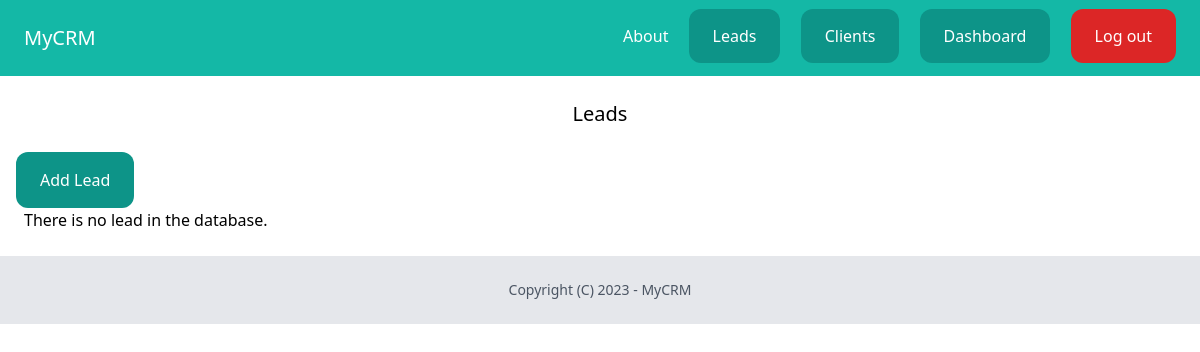
Page /dashboard/lead/ (signed in) on the earlier database version.
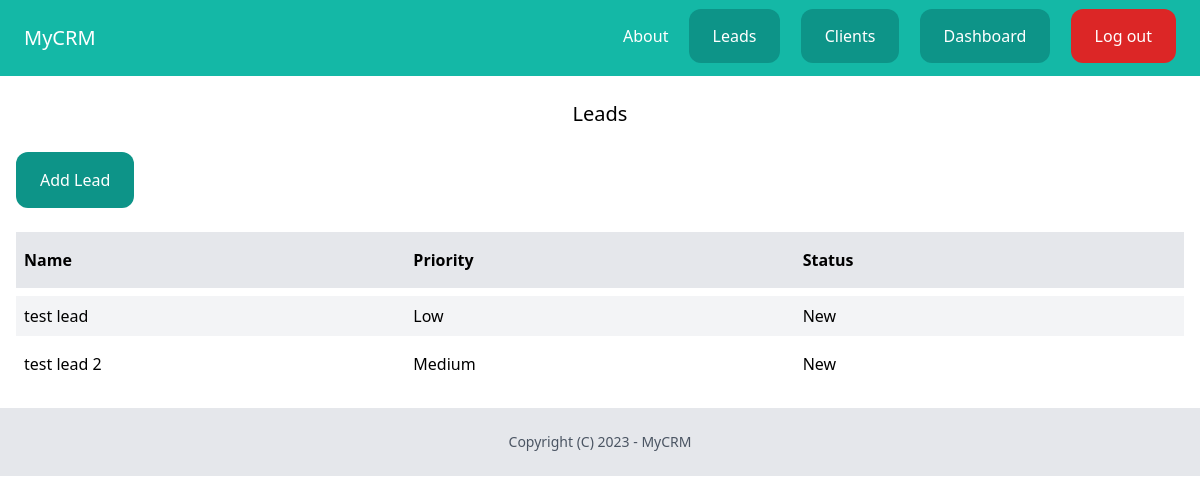
Same page on the later database version.
### lead/models.py (models this page shows, shortened)
class Lead(models.Model):
    LOW = 'low'
    MEDIUM = 'medium'
    HIGH = 'high'
    CHOICES_PRIORITY = (
        ('LOW', 'Low'),
        ('MEDIUM', 'Medium'),
        ('HIGH', 'High'),
    )
    NEW = 'new'
    CONTACTED = 'contacted'
    WON = 'won'
    LOST = 'lost'
    CHOICES_STATUS = (
        ('NEW', 'New'),
        ('CONTACTED', 'Contacted'),
        ('WON', 'Won'),
        ('LOST', 'Lost'),
    )
    name = models.CharField(max_length=150)
    email = models.EmailField()
    description = models.TextField(null=True, blank=True)
    priority = models.CharField(max_length=10, choices=CHOICES_PRIORITY, default=MEDIUM)
    status = models.CharField(max_length=10, choices=CHOICES_STATUS, default=NEW)
    created_by = models.ForeignKey(User, related_name='lead', on_delete=models.CASCADE)
    created_at = models.DateTimeField(auto_now_add=True)
    modified_at = models.DateTimeField(auto_now=True)
    became_client = models.BooleanField(default=False)

### lead/views.py (the view)
# urls.py: path('', views.leads_list, name='leads_list'),
@login_required
def leads_list(request):
    leads = Lead.objects.filter(created_by=request.user, became_client=False)
    return render(request, 'lead/leads_list.html', {'leads':leads})

### templates/lead/leads_list.html (shortened to what this page needs)
{% extends "base.html" %}
{% block content %}
    <div class="py-6 px-4">
        <h1 class="mb-6 text-xl text-center"> Leads </h1>
        <a href="{% url 'add_lead' %}" class=" inline-block py-4 px-6 bg-teal-600 rounded-xl text-white">Add Lead</a>
        {% if leads  %}
            <div class="mt-6 flex justify-between">
                <p class="py-4 px-2 bg-gray-200 w-full font-semibold">Name</p>
                <p class="py-4 px-2 bg-gray-200 w-full font-semibold">Priority</p>
                <p class="py-4 px-2 bg-gray-200 w-full font-semibold">Status</p>
            </div>
            {% for lead in leads %}
                <div class="mt-2 flex justify-between">
                    <p class="py-2 px-2 w-full {% cycle 'bg-gray-100' '' %}">
                        <a href=" {% url 'lead_detail' lead.pk %} ">{{lead.name}}</a>
                    </p>
                    <p class="py-2 px-2 w-full {% cycle 'bg-gray-100' '' %}">{{lead.get_priority_display}}</p>
                    <p class="py-2 px-2 w-full {% cycle 'bg-gray-100' '' %}">{{lead.get_status_display}}</p>
                </div>
            {% endfor %}
        {% else %}
                <p class="px-2 px-2">There is no lead in the database.</p>
        {% endif %}
    </div>
{% endblock content %}

Differences in the rows shown:
added Lead: name "test lead", priority "Low", status "New"
added Lead: name "test lead 2", priority "Medium", status "New"
Other differences:
text no longer shown: "There is no lead in the database."
text now shown: "Name Priority Status"
